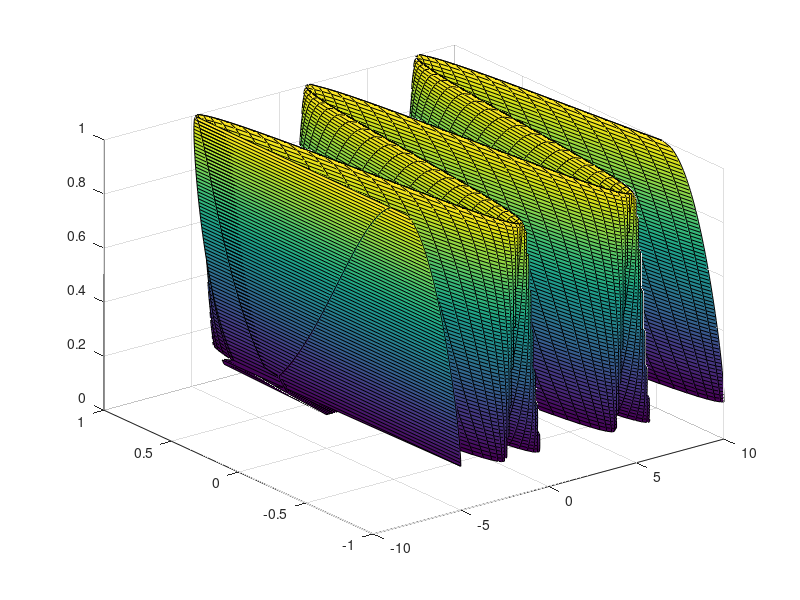

Source code (MATLAB):
[x, mu] = meshgrid(-5:0.125:10, 0.125:0.0125:1);
y1 = zeros(size(x, 1), size(mu, 2));
y2 = zeros(size(x, 1), size(mu, 2));
s = 0.5;


for i=2:size(x, 1)
    for j=1:size(mu, 2)
    l = x(i,j) - sqrt(-2*(s^2)*log(mu(i,j)));
    r = x(i,j) + sqrt(-2*(s^2)*log(mu(i,j)));
    
    %l_ = x(i-1,j) - sqrt(-2*(s^2)*log(mu(i-1,j)));
    %r_ = x(i-1,j) + sqrt(-2*(s^2)*log(mu(i-1,j)));        
    
    %x_ = 0.125;
    
    funcL = sin(l); %(sign(l)-sign(l_))/x_;
    funcR = sin(r);%(sign(r)-sign(r_))/x_;  
    
    if (i == 2) 
        prevFuncL = funcL;
        prevFuncR = funcR;
        if (prevFuncL > funcL)
            dirL = 1;
        else 
            dirL = -1;
        end
        
        if (prevFuncR > funcR)
            dirR = -1;
        else 
            dirR = 1;
        end
        
        if (dirL == 1 && dirR == -1) 
            dirR = 1;
        end
        if (dirL == -1 && dirR == 1) 
            dirL = 1;
        end    
    end
    
     if (i > 2)
        if (prevFuncL > funcL) 
            if (dirL == 1)
                y1(i,j) = funcL;                
            else
                y1(i,j) = prevFuncL;
                dirL = -1*dirL;
            end
        else 
            if (dirL == -1)
                y1(i,j) = funcL;                
            else
                y1(i,j) = prevFuncL;
                dirL = -1*dirL;
            end
        end
        
        if (prevFuncR < funcR) 
            if (dirR == 1)
                y2(i,j) = funcR;                
            else
                y2(i,j) = prevFuncR;
                dirR = -1*dirR;
            end
        else 
            if (dirR == -1)
                y2(i,j) = funcR;                
            else
                y2(i,j) = prevFuncR;
                dirR = -1*dirR;
            end
        end
     else
        y1(i,j) = funcL;
        y2(i,j) = funcR;
     end
     
     
        prevFuncL = y1(i,j);
        prevFuncR = y2(i,j);
    end
end
surf(x, y1, mu);
hold on;
surf(x, y2, mu);